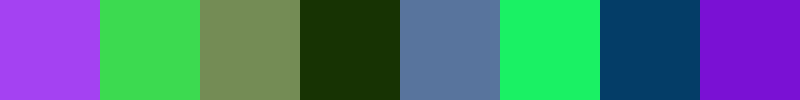
Frame 1 (no input)
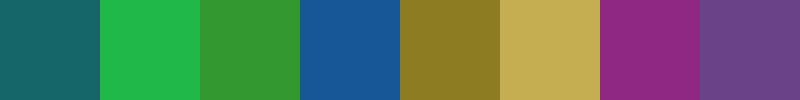
Frame 60 (the mouse pressed at the canvas centre just before this capture)
Frame 120 (the mouse held since frame 60 and released just before this capture): identical to frame 60, image omitted

The Processing sketch that drew these frames (run headless with seeded random() and noise(); from frame 60 on, the mouse is pressed at the canvas centre):

// Processing sketch: processing_115675
// ── processing_115675.pde

int num;
float[] r = new float[10];
float[] g = new float[10];
float[] b = new float[10];

float[] r1 = new float[10];
float[] g1 = new float[10];
float[] b1 = new float[10];

void setup(){
size(800,100);
frameRate(10);
}
void draw (){
  noStroke();
  if (mousePressed){
     for (int i =0; i < r.length; i++){
    fill(r1[i],g1[i],b1[i]);
    rect(i*100, 0, 100, 100);
     }
}else {
  for (int i =0; i < r.length; i++){
  r[i]= random (255);
  g[i]= random(255);
  b[i]= random(255);
  r1[i] =  r[i];
  g1[i] = g[i];
  b1[i] = b[i];
  fill(r[i],g[i],b[i]);
  rect(i*100, 0, 100, 100);
}

}
}
